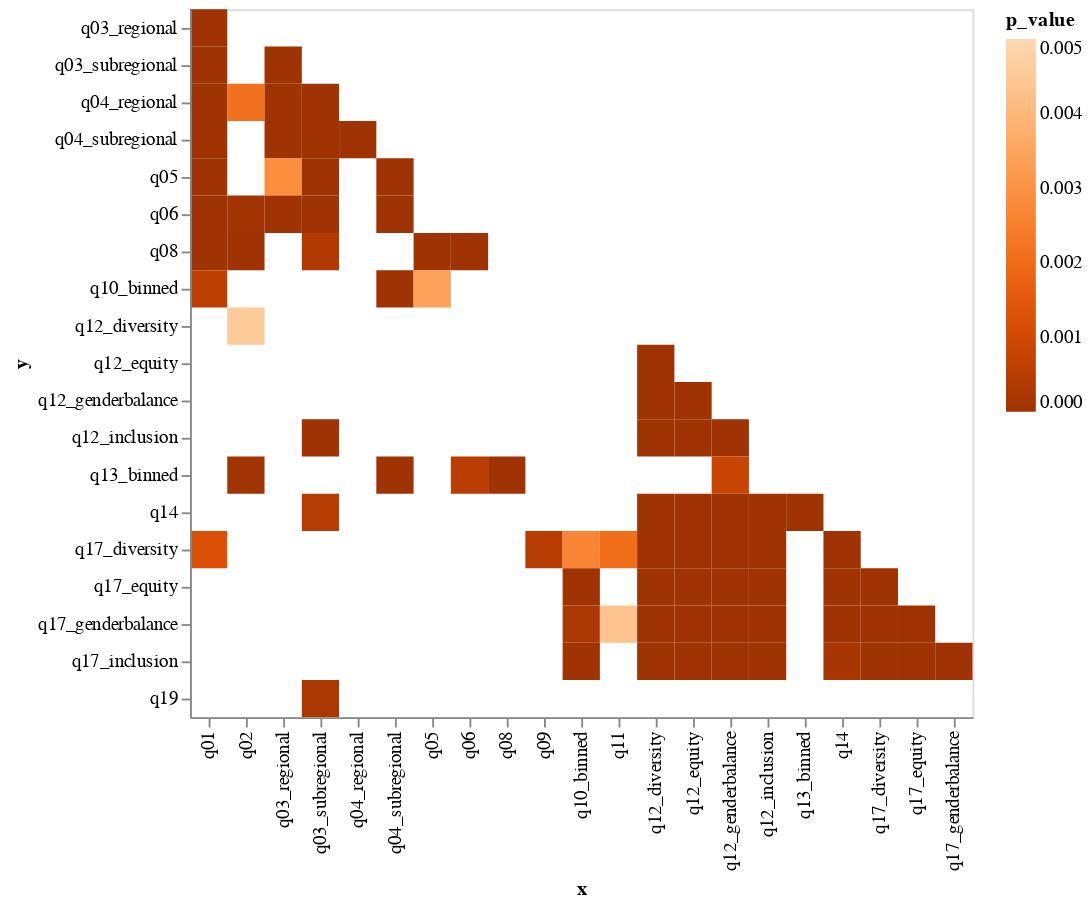

Notebook code cell kept with this figure:
### Markdown cell above
When ``p < 0.005``

### Code cell
p_limit = 0.005
scheme = "oranges"
hm = hmap(chi2_data, scheme, p_limit)
hm

# fname = Path("../data/main_data/") / f"chi2_p0005.png"
# hm.save(fname)
# print(f"Save chart to: {fname}")

### Figure 1 — Vega-Lite specification as saved in the notebook (floating-point values rounded to 4 significant figures)
{"config": {"view": {"continuousWidth": 300, "continuousHeight": 300}}, "data": {"name": "data-ebb2b37414f82261a3061f1ac3c720be"}, "mark": {"type": "rect"}, "encoding": {"color": {"field": "p_value", "scale": {"domain": [0, 0.005], "scheme": "oranges", "reverse": true}, "type": "quantitative"}, "x": {"field": "x", "type": "nominal"}, "y": {"field": "y", "type": "nominal"}}, "$schema": "https://vega.github.io/schema/vega-lite/v5.14.1.json", "datasets": {"data-ebb2b37414f82261a3061f1ac3c720be": [{"questions": "q01-q03_regional", "p_value": 2.655e-09, "statistic": 115.8, "dof": 40, "x": "q01", "y": "q03_regional"}, {"questions": "q01-q03_subregional", "p_value": 9.036e-07, "statistic": 219.4, "dof": 128, "x": "q01", "y": "q03_subregional"}, {"questions": "q01-q04_regional", "p_value": 8.22e-08, "statistic": 105.5, "dof": 40, "x": "q01", "y": "q04_regional"}, {"questions": "q01-q04_subregional", "p_value": 1.331e-10, "statistic": 267.4, "dof": 136, "x": "q01", "y": "q04_subregional"}, {"questions": "q01-q05", "p_value": 7.768e-42, "statistic": 319.8, "dof": 48, "x": "q01", "y": "q05"}, {"questions": "q01-q06", "p_value": 9.148e-07, "statistic": 133.1, "dof": 64, "x": "q01", "y": "q06"}, {"questions": "q01-q08", "p_value": 7.446e-36, "statistic": 269.8, "dof": 40, "x": "q01", "y": "q08"}, {"questions": "q01-q10_binned", "p_value": 0.0005963, "statistic": 137.4, "dof": 88, "x": "q01", "y": "q10_binned"}, {"questions": "q01-q17_diversity", "p_value": 0.001227, "statistic": 50.49, "dof": 24, "x": "q01", "y": "q17_diversity"}, {"questions": "q02-q04_regional", "p_value": 0.002148, "statistic": 42.84, "dof": 20, "x": "q02", "y": "q04_regional"}, {"questions": "q02-q06", "p_value": 7.268e-05, "statistic": 71.64, "dof": 32, "x": "q02", "y": "q06"}, {"questions": "q02-q08", "p_value": 8.424e-07, "statistic": 65.89, "dof": 20, "x": "q02", "y": "q08"}, {"questions": "q02-q12_diversity", "p_value": 0.00452, "statistic": 40.34, "dof": 20, "x": "q02", "y": "q12_diversity"}, {"questions": "q02-q13_binned", "p_value": 4.148e-05, "statistic": 123.8, "dof": 68, "x": "q02", "y": "q13_binned"}, {"questions": "q03_regional-q03_subregional", "p_value": 1.839e-255, "statistic": 1475.0, "dof": 80, "x": "q03_regional", "y": "q03_subregional"}, {"questions": "q03_regional-q04_regional", "p_value": 7.6e-162, "statistic": 843.6, "dof": 25, "x": "q03_regional", "y": "q04_regional"}, {"questions": "q03_regional-q04_subregional", "p_value": 8.283e-149, "statistic": 963.0, "dof": 85, "x": "q03_regional", "y": "q04_subregional"}, {"questions": "q03_regional-q05", "p_value": 0.002857, "statistic": 55.83, "dof": 30, "x": "q03_regional", "y": "q05"}, {"questions": "q03_regional-q06", "p_value": 1.906e-11, "statistic": 130.0, "dof": 40, "x": "q03_regional", "y": "q06"}, {"questions": "q03_subregional-q04_regional", "p_value": 9.958e-132, "statistic": 863.5, "dof": 80, "x": "q03_subregional", "y": "q04_regional"}, {"questions": "q03_subregional-q04_subregional", "p_value": 0.0, "statistic": 2379.0, "dof": 272, "x": "q03_subregional", "y": "q04_subregional"}, {"questions": "q03_subregional-q05", "p_value": 5.028e-07, "statistic": 179.6, "dof": 96, "x": "q03_subregional", "y": "q05"}, {"questions": "q03_subregional-q06", "p_value": 5.743e-16, "statistic": 301.0, "dof": 128, "x": "q03_subregional", "y": "q06"}, {"questions": "q03_subregional-q08", "p_value": 0.0003293, "statistic": 130.3, "dof": 80, "x": "q03_subregional", "y": "q08"}, {"questions": "q03_subregional-q12_inclusion", "p_value": 1.631e-05, "statistic": 143.7, "dof": 80, "x": "q03_subregional", "y": "q12_inclusion"}, {"questions": "q03_subregional-q14", "p_value": 0.0004512, "statistic": 128.8, "dof": 80, "x": "q03_subregional", "y": "q14"}, {"questions": "q03_subregional-q19", "p_value": 0.0002239, "statistic": 132.1, "dof": 80, "x": "q03_subregional", "y": "q19"}, {"questions": "q04_regional-q04_subregional", "p_value": 2.572e-252, "statistic": 1475.0, "dof": 85, "x": "q04_regional", "y": "q04_subregional"}, {"questions": "q04_subregional-q05", "p_value": 1.542e-05, "statistic": 172.7, "dof": 102, "x": "q04_subregional", "y": "q05"}, {"questions": "q04_subregional-q06", "p_value": 1.679e-06, "statistic": 226.8, "dof": 136, "x": "q04_subregional", "y": "q06"}, {"questions": "q04_subregional-q10_binned", "p_value": 2.482e-05, "statistic": 276.0, "dof": 187, "x": "q04_subregional", "y": "q10_binned"}, {"questions": "q04_subregional-q13_binned", "p_value": 1.164e-05, "statistic": 402.2, "dof": 289, "x": "q04_subregional", "y": "q13_binned"}, {"questions": "q05-q08", "p_value": 5.65e-41, "statistic": 272.8, "dof": 30, "x": "q05", "y": "q08"}, {"questions": "q05-q10_binned", "p_value": 0.003422, "statistic": 101.3, "dof": 66, "x": "q05", "y": "q10_binned"}, {"questions": "q06-q08", "p_value": 1.254e-15, "statistic": 156.1, "dof": 40, "x": "q06", "y": "q08"}, {"questions": "q06-q13_binned", "p_value": 0.0005107, "statistic": 196.8, "dof": 136, "x": "q06", "y": "q13_binned"}, {"questions": "q08-q13_binned", "p_value": 2.467e-12, "statistic": 208.2, "dof": 85, "x": "q08", "y": "q13_binned"}, {"questions": "q09-q17_diversity", "p_value": 0.0004681, "statistic": 24.26, "dof": 6, "x": "q09", "y": "q17_diversity"}, {"questions": "q10_binned-q17_diversity", "p_value": 0.002638, "statistic": 60.19, "dof": 33, "x": "q10_binned", "y": "q17_diversity"}, {"questions": "q10_binned-q17_equity", "p_value": 1.125e-05, "statistic": 79.24, "dof": 33, "x": "q10_binned", "y": "q17_equity"}, {"questions": "q10_binned-q17_genderbalance", "p_value": 0.0002292, "statistic": 69.17, "dof": 33, "x": "q10_binned", "y": "q17_genderbalance"}, {"questions": "q10_binned-q17_inclusion", "p_value": 1.536e-05, "statistic": 78.24, "dof": 33, "x": "q10_binned", "y": "q17_inclusion"}, {"questions": "q11-q17_diversity", "p_value": 0.002072, "statistic": 20.71, "dof": 6, "x": "q11", "y": "q17_diversity"}, {"questions": "q11-q17_genderbalance", "p_value": 0.004336, "statistic": 18.9, "dof": 6, "x": "q11", "y": "q17_genderbalance"}, {"questions": "q12_diversity-q12_equity", "p_value": 3.459e-124, "statistic": 664.7, "dof": 25, "x": "q12_diversity", "y": "q12_equity"}, {"questions": "q12_diversity-q12_genderbalance", "p_value": 8.477e-148, "statistic": 777.0, "dof": 25, "x": "q12_diversity", "y": "q12_genderbalance"}, {"questions": "q12_diversity-q12_inclusion", "p_value": 5.006e-113, "statistic": 611.4, "dof": 25, "x": "q12_diversity", "y": "q12_inclusion"}, {"questions": "q12_diversity-q14", "p_value": 1.761e-16, "statistic": 131.8, "dof": 25, "x": "q12_diversity", "y": "q14"}, {"questions": "q12_diversity-q17_diversity", "p_value": 4.118e-14, "statistic": 97.36, "dof": 15, "x": "q12_diversity", "y": "q17_diversity"}, {"questions": "q12_diversity-q17_equity", "p_value": 3.243e-13, "statistic": 92.6, "dof": 15, "x": "q12_diversity", "y": "q17_equity"}, {"questions": "q12_diversity-q17_genderbalance", "p_value": 4.997e-13, "statistic": 91.59, "dof": 15, "x": "q12_diversity", "y": "q17_genderbalance"}, {"questions": "q12_diversity-q17_inclusion", "p_value": 1.409e-12, "statistic": 89.18, "dof": 15, "x": "q12_diversity", "y": "q17_inclusion"}, {"questions": "q12_equity-q12_genderbalance", "p_value": 7.721e-117, "statistic": 629.6, "dof": 25, "x": "q12_equity", "y": "q12_genderbalance"}, {"questions": "q12_equity-q12_inclusion", "p_value": 1.225e-150, "statistic": 790.5, "dof": 25, "x": "q12_equity", "y": "q12_inclusion"}, {"questions": "q12_equity-q14", "p_value": 8.231e-11, "statistic": 99.3, "dof": 25, "x": "q12_equity", "y": "q14"}, {"questions": "q12_equity-q17_diversity", "p_value": 2.907e-11, "statistic": 82.08, "dof": 15, "x": "q12_equity", "y": "q17_diversity"}, {"questions": "q12_equity-q17_equity", "p_value": 1.116e-19, "statistic": 126.3, "dof": 15, "x": "q12_equity", "y": "q17_equity"}, {"questions": "q12_equity-q17_genderbalance", "p_value": 1.768e-08, "statistic": 66.63, "dof": 15, "x": "q12_equity", "y": "q17_genderbalance"}, {"questions": "q12_equity-q17_inclusion", "p_value": 1.577e-13, "statistic": 94.26, "dof": 15, "x": "q12_equity", "y": "q17_inclusion"}, {"questions": "q12_genderbalance-q12_inclusion", "p_value": 5.899e-102, "statistic": 558.3, "dof": 25, "x": "q12_genderbalance", "y": "q12_inclusion"}, {"questions": "q12_genderbalance-q13_binned", "p_value": 0.0008106, "statistic": 132.1, "dof": 85, "x": "q12_genderbalance", "y": "q13_binned"}, {"questions": "q12_genderbalance-q14", "p_value": 9.174e-42, "statistic": 264.0, "dof": 25, "x": "q12_genderbalance", "y": "q14"}, {"questions": "q12_genderbalance-q17_diversity", "p_value": 3.678e-14, "statistic": 97.62, "dof": 15, "x": "q12_genderbalance", "y": "q17_diversity"}, {"questions": "q12_genderbalance-q17_equity", "p_value": 3.193e-13, "statistic": 92.63, "dof": 15, "x": "q12_genderbalance", "y": "q17_equity"}, {"questions": "q12_genderbalance-q17_genderbalance", "p_value": 8.881e-14, "statistic": 95.59, "dof": 15, "x": "q12_genderbalance", "y": "q17_genderbalance"}, {"questions": "q12_genderbalance-q17_inclusion", "p_value": 4.636e-13, "statistic": 91.77, "dof": 15, "x": "q12_genderbalance", "y": "q17_inclusion"}, {"questions": "q12_inclusion-q14", "p_value": 7.54e-12, "statistic": 105.4, "dof": 25, "x": "q12_inclusion", "y": "q14"}, {"questions": "q12_inclusion-q17_diversity", "p_value": 3.062e-10, "statistic": 76.48, "dof": 15, "x": "q12_inclusion", "y": "q17_diversity"}, {"questions": "q12_inclusion-q17_equity", "p_value": 1.741e-14, "statistic": 99.34, "dof": 15, "x": "q12_inclusion", "y": "q17_equity"}, {"questions": "q12_inclusion-q17_genderbalance", "p_value": 2.23e-09, "statistic": 71.69, "dof": 15, "x": "q12_inclusion", "y": "q17_genderbalance"}, {"questions": "q12_inclusion-q17_inclusion", "p_value": 2.24e-16, "statistic": 109.3, "dof": 15, "x": "q12_inclusion", "y": "q17_inclusion"}, {"questions": "q13_binned-q14", "p_value": 1.414e-37, "statistic": 372.2, "dof": 85, "x": "q13_binned", "y": "q14"}, {"questions": "q14-q17_diversity", "p_value": 1.897e-12, "statistic": 88.49, "dof": 15, "x": "q14", "y": "q17_diversity"}, {"questions": "q14-q17_equity", "p_value": 1.342e-06, "statistic": 55.74, "dof": 15, "x": "q14", "y": "q17_equity"}, {"questions": "q14-q17_genderbalance", "p_value": 7.856e-16, "statistic": 106.4, "dof": 15, "x": "q14", "y": "q17_genderbalance"}, {"questions": "q14-q17_inclusion", "p_value": 0.0001592, "statistic": 42.97, "dof": 15, "x": "q14", "y": "q17_inclusion"}, {"questions": "q17_diversity-q17_equity", "p_value": 7.233e-80, "statistic": 396.6, "dof": 9, "x": "q17_diversity", "y": "q17_equity"}, {"questions": "q17_diversity-q17_genderbalance", "p_value": 1.636e-88, "statistic": 437.1, "dof": 9, "x": "q17_diversity", "y": "q17_genderbalance"}, {"questions": "q17_diversity-q17_inclusion", "p_value": 4.919e-96, "statistic": 472.3, "dof": 9, "x": "q17_diversity", "y": "q17_inclusion"}, {"questions": "q17_equity-q17_genderbalance", "p_value": 1.793e-67, "statistic": 338.4, "dof": 9, "x": "q17_equity", "y": "q17_genderbalance"}, {"questions": "q17_equity-q17_inclusion", "p_value": 2.09e-104, "statistic": 511.4, "dof": 9, "x": "q17_equity", "y": "q17_inclusion"}, {"questions": "q17_genderbalance-q17_inclusion", "p_value": 5.486e-56, "statistic": 284.3, "dof": 9, "x": "q17_genderbalance", "y": "q17_inclusion"}]}}
